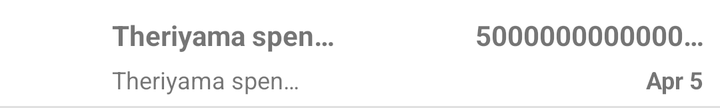
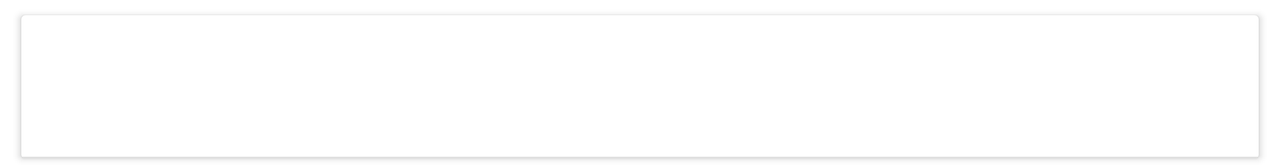

Two renders of one Android screen. The first uses the default layout on a phone; the second uses the alternative layout the repository ships for a different screen configuration, on a matching device. The two XML files are below.
<!-- AndroidManifest.xml: application theme Theme.SpendWise -->
<!-- res/layout/record_list_item.xml -->
<?xml version="1.0" encoding="utf-8"?>
<androidx.constraintlayout.widget.ConstraintLayout xmlns:android="http://schemas.android.com/apk/res/android"
    xmlns:app="http://schemas.android.com/apk/res-auto"
    xmlns:tools="http://schemas.android.com/tools"
    android:id="@+id/constraintLayout"
    android:clickable="true"
    android:focusable="true"
    android:foreground="?attr/selectableItemBackground"
    android:layout_width="match_parent"
    android:layout_height="wrap_content">

    <ImageView
        android:id="@+id/categoryLogo"
        android:layout_width="40dp"
        android:layout_height="40dp"
        android:background="@drawable/rounded_background"
        android:padding="6dp"
        android:src="@drawable/piggy_bank"
        app:layout_constraintBottom_toBottomOf="@id/noteTextView"
        app:layout_constraintStart_toStartOf="parent"
        app:layout_constraintTop_toTopOf="@id/categoryTextView"
         />

    <TextView
        android:id="@+id/categoryTextView"
        android:layout_width="wrap_content"
        android:layout_height="wrap_content"
        android:layout_marginTop="8dp"
        android:layout_marginEnd="8dp"
        android:layout_marginStart="16dp"
        android:ellipsize="end"
        android:maxEms="7"
        android:maxLines="1"
        android:text="Theriyama spend paniten"
        android:textSize="14sp"
        android:textStyle="bold"
        style="@style/TextStyle"
        app:layout_constraintBottom_toTopOf="@id/noteTextView"
        app:layout_constraintStart_toEndOf="@id/categoryLogo"
        app:layout_constraintTop_toTopOf="parent" />

    <TextView
        android:id="@+id/amountTextView"
        android:layout_width="wrap_content"
        android:layout_height="wrap_content"
        android:layout_marginEnd="8dp"
        android:ellipsize="end"
        android:maxEms="7"
        android:maxLines="1"
        style="@style/TextStyle"
        android:text="5000000000000000"
        android:textSize="14sp"
        android:textStyle="bold"
        app:layout_constraintEnd_toEndOf="parent"
        app:layout_constraintTop_toTopOf="@+id/categoryTextView" />

    <TextView
        android:id="@+id/noteTextView"
        android:layout_width="wrap_content"
        android:layout_height="wrap_content"
        android:ellipsize="end"
        android:maxEms="7"
        android:maxLines="1"
        android:text="Theriyama spend paniten"
        style="@style/TextStyle"
        android:textSize="12sp"
        app:layout_constraintBottom_toBottomOf="@+id/categoryLogo"
        app:layout_constraintStart_toStartOf="@id/categoryTextView"
        app:layout_constraintTop_toBottomOf="@id/categoryTextView" />

    <TextView
        android:id="@+id/dateTextView"
        android:layout_width="wrap_content"
        android:layout_height="wrap_content"
        android:ellipsize="end"
        android:maxEms="7"
        android:maxLines="1"
        android:text="Apr 5"
        style="@style/TextStyle"
        android:textSize="12sp"
        android:textStyle="bold"
        app:layout_constraintBottom_toBottomOf="@+id/noteTextView"
        app:layout_constraintEnd_toEndOf="@+id/amountTextView" />

    <com.google.android.material.divider.MaterialDivider
        android:id="@+id/divider"
        android:layout_width="match_parent"
        android:layout_height="wrap_content"
        android:layout_marginTop="5dp"
        android:paddingHorizontal="2dp"
        app:layout_constraintBottom_toBottomOf="parent"
        app:layout_constraintTop_toBottomOf="@id/noteTextView" />

</androidx.constraintlayout.widget.ConstraintLayout>
<!-- resources referenced by this layout -->
<resources>
  <!-- drawable rounded_background (drawable) -->
  <?xml version="1.0" encoding="utf-8"?>
  <shape xmlns:android="http://schemas.android.com/apk/res/android"
       android:shape="rectangle">
       <corners android:radius="250dp" />
       <solid android:color="#FFFFFF" />
  </shape>
  <style name="TextStyle">
          <item name="android:textSize">16dp</item>
      </style>
  <style name="Theme.SpendWise" parent="Theme.MaterialComponents.DayNight.NoActionBar">
          
  
          
  
          
  
          
          
  
          <item name="colorPrimary">@color/primaryBlue</item>
          <item name="colorPrimaryVariant">@color/primaryVariant</item>
          <item name="colorOnPrimary">@color/colorOnPrimary</item>
  
          <item name="colorSecondary">@color/secondaryColor</item>
          <item name="colorSecondaryVariant">@color/secondaryVariant</item>
          <item name="colorOnSecondary">@color/colorOnSecondary</item>
  
          <item name="android:statusBarColor">@color/primaryVariant</item>
          <item name="android:navigationBarColor">@color/white</item>
  
          
  
          <item name="itemRippleColor">@color/rippleLight</item>
          <item name="colorTertiary">@color/cardBehindScreenLight</item>
          <item name="colorTertiaryContainer">@color/white</item>
          <item name="colorOnTertiary">@color/white</item>
          <item name="colorOnTertiaryContainer">@color/black</item>
          
  
          
          
  
          
          
  
      </style>
  <color name="primaryBlue">#1E90FF</color>
  <color name="primaryVariant">#206ad9</color>
  <color name="colorOnPrimary">@color/white</color>
  <color name="secondaryColor">#1E90FF</color>
  <color name="secondaryVariant">#206ad9</color>
  <color name="colorOnSecondary">@color/white</color>
  <color name="white">#FFFFFFFF</color>
  <color name="rippleLight">#e3f3ff</color>
  <color name="cardBehindScreenLight">#F0F0F0</color>
  <color name="black">#FF000000</color>
</resources>
<!-- res/layout-land/record_list_item.xml (the repository's variant of the layout above) -->
<!-- drawn on the phone turned sideways -->
<?xml version="1.0" encoding="utf-8"?>
<androidx.cardview.widget.CardView xmlns:android="http://schemas.android.com/apk/res/android"
    xmlns:app="http://schemas.android.com/apk/res-auto"
    xmlns:tools="http://schemas.android.com/tools"
    android:id="@+id/recordCardView"
    android:clickable="true"
    android:focusable="true"
    android:layout_marginTop="4dp"
    android:layout_marginHorizontal="8dp"
    android:elevation="4dp"
    app:cardUseCompatPadding="true"
    android:foreground="?attr/selectableItemBackground"
    android:layout_width="match_parent"
    android:layout_height="wrap_content">





    <androidx.constraintlayout.widget.ConstraintLayout
        android:layout_width="match_parent"
        android:layout_height="wrap_content">

        <ImageView
            android:id="@+id/categoryLogo"
            android:layout_width="40dp"
            android:layout_height="40dp"
            android:layout_margin="16dp"
            android:background="@drawable/rounded_background"
            android:padding="6dp"
            android:src="@drawable/piggy_bank"
            app:layout_constraintBottom_toBottomOf="parent"
            app:layout_constraintStart_toStartOf="parent"
            app:layout_constraintTop_toTopOf="parent" />

        <LinearLayout
            android:id="@+id/linearRecord1"
            android:layout_width="0dp"
            app:layout_constraintHorizontal_weight="2"
            android:layout_height="wrap_content"
            app:layout_constraintTop_toTopOf="parent"
            app:layout_constraintBottom_toBottomOf="parent"
            android:layout_marginStart="16dp"
            app:layout_constraintEnd_toStartOf="@id/linearRecord2"
            app:layout_constraintStart_toEndOf="@id/categoryLogo"
            android:orientation="vertical">
            <TextView
                android:id="@+id/noteTextView"
                style="@style/TextStyle"
                android:layout_width="wrap_content"
                android:layout_height="wrap_content"
                android:ellipsize="end"
                android:textAlignment="viewStart"
                android:maxLines="1"
                android:textSize="14sp"
                />
            <TextView
                android:id="@+id/categoryTextView"
                style="@style/TextStyle"
                android:layout_width="wrap_content"
                android:layout_height="wrap_content"
                android:ellipsize="end"
                android:layout_weight="1"
                android:maxLines="1"
                android:textAlignment="viewStart"
                android:textSize="14sp"
                />
        </LinearLayout>

        <LinearLayout
            android:id="@+id/linearRecord2"
            android:layout_width="0dp"
            app:layout_constraintHorizontal_weight="1.5"
            android:layout_marginEnd="16dp"
            android:layout_height="wrap_content"
            app:layout_constraintStart_toEndOf="@id/linearRecord1"
            app:layout_constraintEnd_toEndOf="parent"
            app:layout_constraintTop_toTopOf="parent"
            app:layout_constraintBottom_toBottomOf="parent"
            android:orientation="vertical">
            <TextView
                android:id="@+id/amountTextView"
                style="@style/TextStyle"
                android:layout_width="wrap_content"
                android:layout_height="wrap_content"
                android:ellipsize="end"
                android:maxLines="1"
                android:layout_gravity="end"
                android:textAlignment="viewEnd"
                android:textSize="14sp"
                android:textStyle="bold"
                />

            <TextView
                android:id="@+id/dateTextView"
                style="@style/TextStyle"
                android:layout_width="wrap_content"
                android:layout_height="wrap_content"
                android:ellipsize="end"
                android:layout_gravity="end"
                android:maxLines="1"
                android:textSize="14sp"
                />
        </LinearLayout>
        

        <com.google.android.material.divider.MaterialDivider
            android:id="@+id/dividerRecordItem"
            android:layout_width="match_parent"
            android:layout_height="wrap_content"
            app:layout_constraintStart_toStartOf="parent"
            app:layout_constraintEnd_toEndOf="parent"
            app:layout_constraintBottom_toBottomOf="parent"/>


    </androidx.constraintlayout.widget.ConstraintLayout>

</androidx.cardview.widget.CardView>
